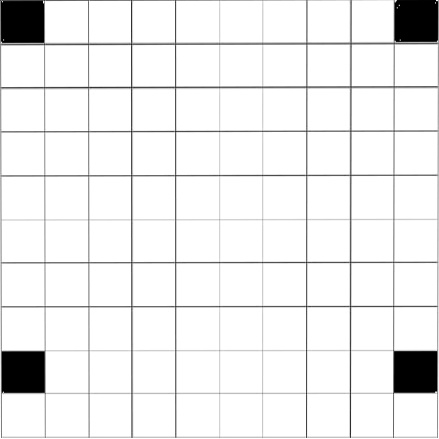
#> input picture resultado_extract.jpg, 439 x 439 px
$ python grid_test_opencv.py
#> lines starting #> are read from the running program, lines starting #| are printed output that depends on the picture; after the words box and inside, x2 and y2 are one past the last pixel; in counts of white or black regions, pixels touching at a corner belong together
import cv2
import numpy as np

# Open image, convert to black and white mode
# image = Image.open('resultado_extract.jpg').convert('1')
# image = Image.open('rIlXS.jpg').convert('1')
# image = Image.open('4x14x187.bmp').convert('1')

image = cv2.imread('resultado_extract.jpg', cv2.IMREAD_GRAYSCALE)
#> image is the input picture: shape (439, 439); min 0, max 255, mean 237.5
# image = cv2.imread('resultado_extract_preenchido.jpg', cv2.IMREAD_GRAYSCALE)

# w, h = image.size
w, h = image.shape
#> w = 439; h = 439

# Temporary NumPy array of type bool to work on
temp = np.array(image)

# Detect changes between neighbouring pixels
diff_y = np.diff(temp, axis=0)
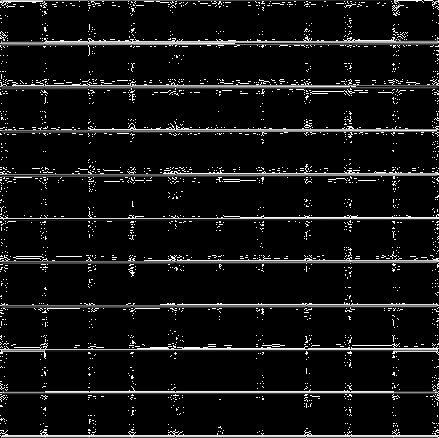
#> diff_y: shape (438, 439); min 0, max 255, mean 19.2
diff_x = np.diff(temp, axis=1)
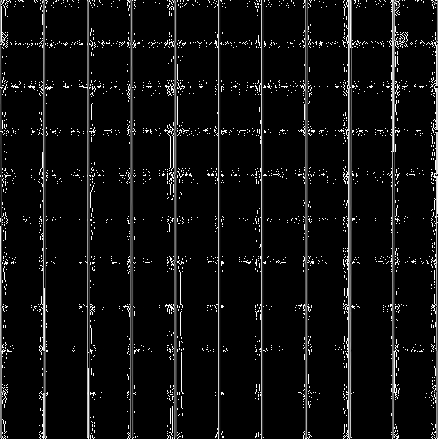
#> diff_x: shape (439, 438); min 0, max 255, mean 15.6

# Create union image of detected changes
temp = np.zeros_like(temp)
temp[:h - 1, :] |= diff_y
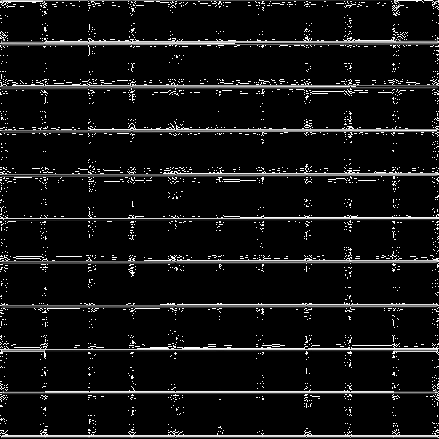
#> temp: shape (439, 439); min 0, max 255, mean 19.1
temp[:, :w - 1] |= diff_x
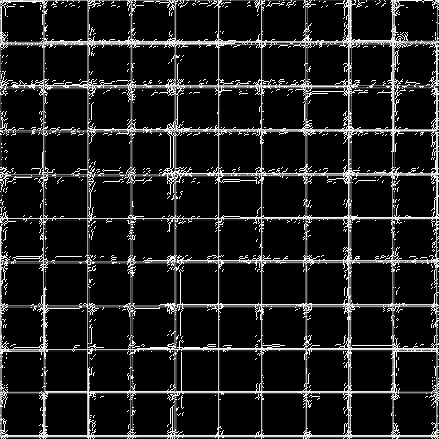
#> temp: shape (439, 439); 10.96% of pixels changed, all inside (x1, y1, x2, y2) = (0, 0, 438, 439)

# Calculate distances between detected changes
diff_y = np.diff(np.nonzero(np.diff(np.sum(temp, axis=0))))
diff_x = np.diff(np.nonzero(np.diff(np.sum(temp, axis=1))))

# Calculate tile height and width
ht = np.median(diff_y[diff_y > 1]) + 38
#> ht = nan
wt = np.median(diff_x[diff_x > 1]) + 38
#> wt = 40

# Resize image w.r.t. tile height and width


#> (the run stopped early here; a loop or call above may not have finished)

$ run again, with images/rIlXS.jpg copied over resultado_extract.jpg
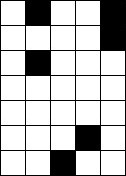
#> input picture images/rIlXS.jpg, 126 x 176 px
#> image is the input picture: shape (176, 126); min 0, max 255, mean 191.9
#> `diff_y = np.diff(temp, axis=0)`:
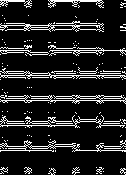
#> diff_y: shape (175, 126); min 0, max 255, mean 34.3
#> `diff_x = np.diff(temp, axis=1)`:
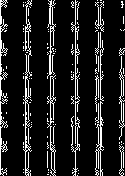
#> diff_x: shape (176, 125); min 0, max 255, mean 31.3

$ run again, with images/4x14x187.bmp saved as resultado_extract.jpg
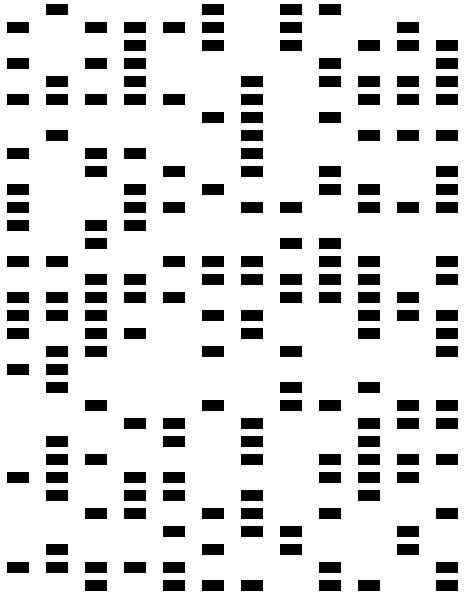
#> input picture images/4x14x187.bmp, 470 x 598 px
#> image is the input picture: shape (598, 470); min 0, max 255, mean 213.9
#> `diff_y = np.diff(temp, axis=0)`:
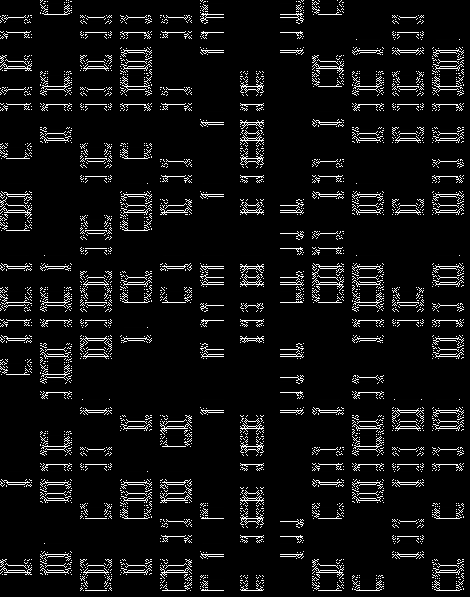
#> diff_y: shape (597, 470); min 0, max 255, mean 16.9
#> `diff_x = np.diff(temp, axis=1)`:
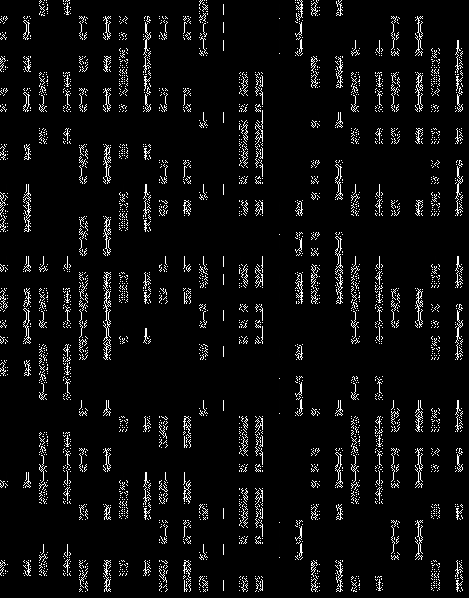
#> diff_x: shape (598, 469); min 0, max 255, mean 13.3
